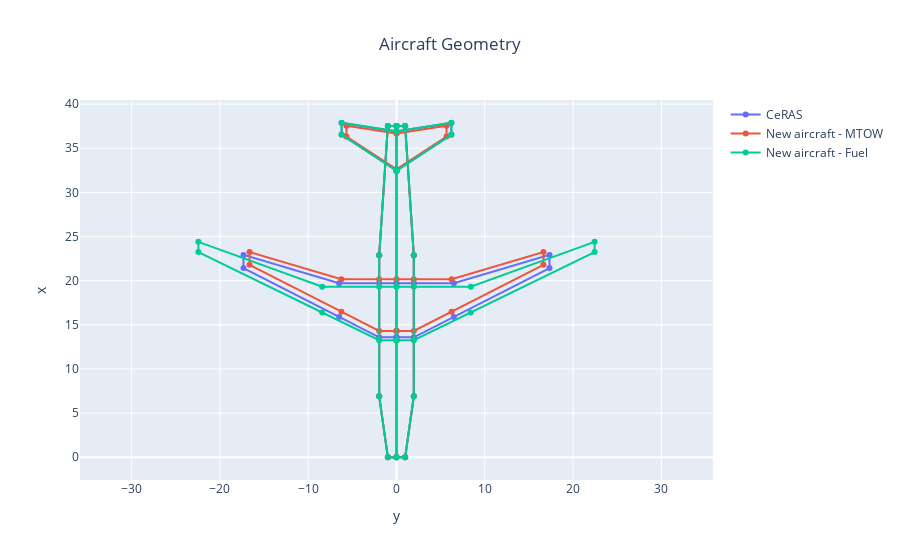

This figure's notebook cell:
### Code cell
fig = oad.aircraft_geometry_plot(CeRAS_2750nm_MDA_OUTPUT_FILE, name="CeRAS")
fig = oad.aircraft_geometry_plot(CeRAS_800nm_MDA_OUTPUT_FILE, name="New aircraft - MTOW", fig=fig)
fig = oad.aircraft_geometry_plot(CeRAS_2750nm_MDO_OUTPUT_FILE, name="New aircraft - Fuel", fig=fig)
fig.show()

### Figure 1 — Plotly figure (JSON) as saved in the notebook; plotly's stock layout.template omitted (floating-point values rounded to 4 significant figures)
{"data": [{"mode": "lines+markers", "name": "CeRAS", "type": "scatter", "uid": "2a2c3567-6a46-4acc-a2e9-665a30dee13e", "x": [0, -0.98, -1.96, -1.96, -0.98, 0, 0, -1.96, -6.499, -17.33, -17.33, -6.499, -1.96, 0, 0, 0, -6.202, -6.202, 0, 0, 0, 0.98, 1.96, 1.96, 0.98, 0, 0, 1.96, 6.499, 17.33, 17.33, 6.499, 1.96, 0, 0, 0, 6.202, 6.202, 0, 0], "y": [0, 0, 6.902, 22.89, 37.51, 37.51, 13.58, 13.58, 15.9, 21.42, 22.92, 19.71, 19.71, 19.71, 13.58, 32.46, 36.54, 37.87, 36.91, 32.46, 0, 0, 6.902, 22.89, 37.51, 37.51, 13.58, 13.58, 15.9, 21.42, 22.92, 19.71, 19.71, 19.71, 13.58, 32.46, 36.54, 37.87, 36.91, 32.46]}, {"mode": "lines+markers", "name": "New aircraft - MTOW", "type": "scatter", "uid": "f0eccbd5-0a98-4e65-bbe3-f3dec71ff866", "x": [0, -0.98, -1.96, -1.96, -0.98, 0, 0, -1.96, -6.242, -16.64, -16.64, -6.242, -1.96, 0, 0, 0, -5.668, -5.668, 0, 0, 0, 0.98, 1.96, 1.96, 0.98, 0, 0, 1.96, 6.242, 16.64, 16.64, 6.242, 1.96, 0, 0, 0, 5.668, 5.668, 0, 0], "y": [0, 0, 6.902, 22.89, 37.51, 37.51, 14.31, 14.31, 16.49, 21.8, 23.24, 20.16, 20.16, 20.16, 14.31, 32.6, 36.33, 37.55, 36.67, 32.6, 0, 0, 6.902, 22.89, 37.51, 37.51, 14.31, 14.31, 16.49, 21.8, 23.24, 20.16, 20.16, 20.16, 14.31, 32.6, 36.33, 37.55, 36.67, 32.6]}, {"mode": "lines+markers", "name": "New aircraft - Fuel", "type": "scatter", "uid": "3e391ff7-8f07-4fad-9f80-457848cca772", "x": [0, -0.98, -1.96, -1.96, -0.98, 0, 0, -1.96, -8.414, -22.44, -22.44, -8.414, -1.96, 0, 0, 0, -6.231, -6.231, 0, 0, 0, 0.98, 1.96, 1.96, 0.98, 0, 0, 1.96, 8.414, 22.44, 22.44, 8.414, 1.96, 0, 0, 0, 6.231, 6.231, 0, 0], "y": [0, 0, 6.902, 22.89, 37.51, 37.51, 13.25, 13.25, 16.4, 23.24, 24.4, 19.31, 19.31, 19.31, 13.25, 32.45, 36.55, 37.89, 36.92, 32.45, 0, 0, 6.902, 22.89, 37.51, 37.51, 13.25, 13.25, 16.4, 23.24, 24.4, 19.31, 19.31, 19.31, 13.25, 32.45, 36.55, 37.89, 36.92, 32.45]}], "layout": {"autosize": true, "title": {"text": "Aircraft Geometry", "x": 0.5}, "xaxis": {"autorange": true, "domain": [0, 1], "range": [-145.2, 145.2], "title": {"text": "y"}, "type": "linear"}, "yaxis": {"autorange": true, "domain": [0, 1], "range": [-3.127, 41.01], "scaleanchor": "x", "scaleratio": 1, "title": {"text": "x"}, "type": "linear"}}}
